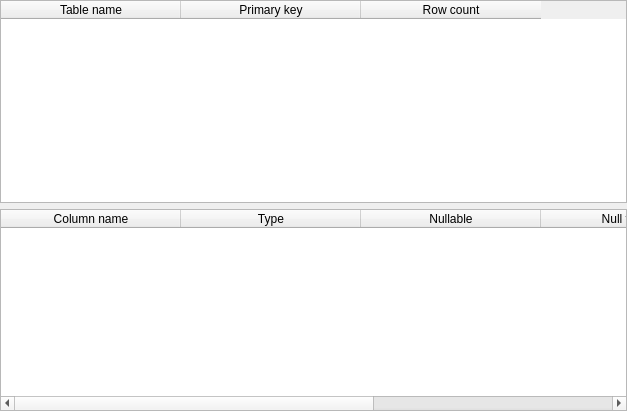
<?xml version="1.0" encoding="UTF-8"?>
<ui version="4.0">
 <class>TableListWidget</class>
 <widget class="QWidget" name="TableListWidget">
  <property name="geometry">
   <rect>
    <x>0</x>
    <y>0</y>
    <width>627</width>
    <height>411</height>
   </rect>
  </property>
  <property name="windowTitle">
   <string>Tables</string>
  </property>
  <layout class="QVBoxLayout" name="verticalLayout">
   <property name="leftMargin">
    <number>0</number>
   </property>
   <property name="topMargin">
    <number>0</number>
   </property>
   <property name="rightMargin">
    <number>0</number>
   </property>
   <property name="bottomMargin">
    <number>0</number>
   </property>
   <item>
    <widget class="QTableWidget" name="tablesWidget">
     <property name="editTriggers">
      <set>QAbstractItemView::NoEditTriggers</set>
     </property>
     <property name="alternatingRowColors">
      <bool>true</bool>
     </property>
     <property name="selectionMode">
      <enum>QAbstractItemView::SingleSelection</enum>
     </property>
     <property name="selectionBehavior">
      <enum>QAbstractItemView::SelectRows</enum>
     </property>
     <attribute name="horizontalHeaderDefaultSectionSize">
      <number>180</number>
     </attribute>
     <column>
      <property name="text">
       <string>Table name</string>
      </property>
     </column>
     <column>
      <property name="text">
       <string>Primary key</string>
      </property>
     </column>
     <column>
      <property name="text">
       <string>Row count</string>
      </property>
     </column>
    </widget>
   </item>
   <item>
    <widget class="QTableWidget" name="tableColumnsWidget">
     <property name="editTriggers">
      <set>QAbstractItemView::NoEditTriggers</set>
     </property>
     <property name="alternatingRowColors">
      <bool>true</bool>
     </property>
     <property name="selectionMode">
      <enum>QAbstractItemView::SingleSelection</enum>
     </property>
     <property name="selectionBehavior">
      <enum>QAbstractItemView::SelectRows</enum>
     </property>
     <attribute name="horizontalHeaderDefaultSectionSize">
      <number>180</number>
     </attribute>
     <column>
      <property name="text">
       <string>Column name</string>
      </property>
     </column>
     <column>
      <property name="text">
       <string>Type</string>
      </property>
     </column>
     <column>
      <property name="text">
       <string>Nullable</string>
      </property>
     </column>
     <column>
      <property name="text">
       <string>Null values</string>
      </property>
     </column>
     <column>
      <property name="text">
       <string>Distinct values</string>
      </property>
     </column>
    </widget>
   </item>
  </layout>
 </widget>
 <resources/>
 <connections/>
</ui>
